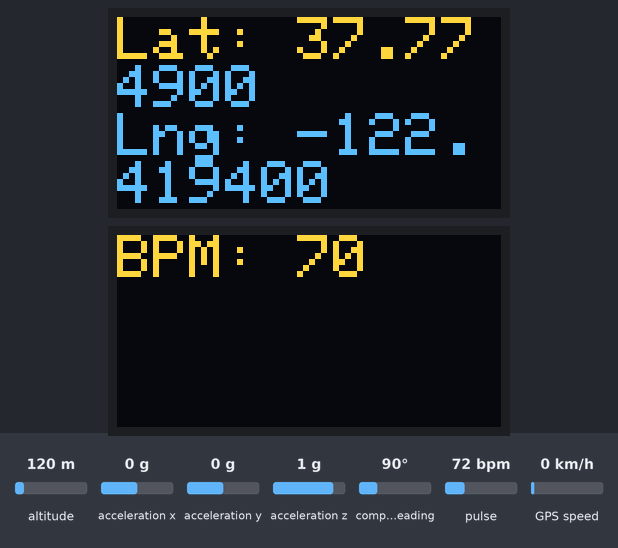
This sketch was run on a simulated Arduino Nano 33 BLE. Parts: 2 × 128×64 one-colour display. The inputs (shaded band) are chosen by the test bench; at power-on: acceleration x 0 g, pulse 72 bpm, acceleration y 0 g, altitude 120 m, acceleration z 1 g, compass heading 90°, GPS speed 0 km/h. The OLED is the two-colour kind (top 16 rows yellow); the display library's start-up logo is not drawn; the GPS gets a fix after 3 s at 37.7749, -122.4194 with 8 satellites; what the sketch prints to the serial monitor is not drawn.

Above: at 20.6 s.
20.7 s: acceleration x set to -1.4 g
At 23.5 s:
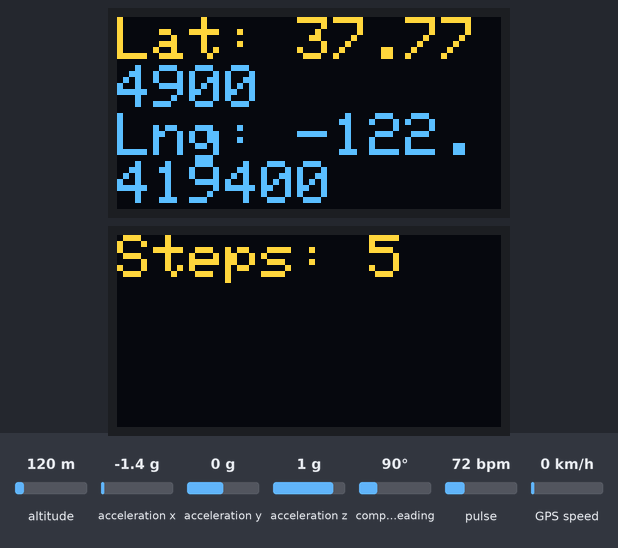
27.0 s: pulse set to 42 bpm
At 30.1 s:
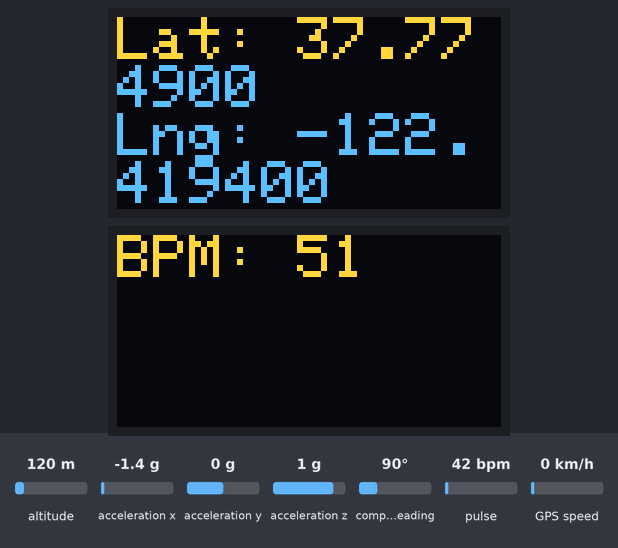
33.2 s: acceleration x set to 0 g
At 38.9 s:
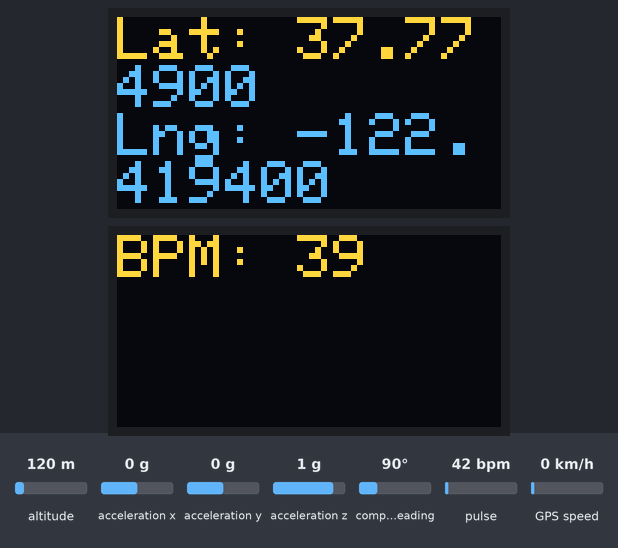
42.2 s: acceleration y set to -1.4 g
At 48.2 s:
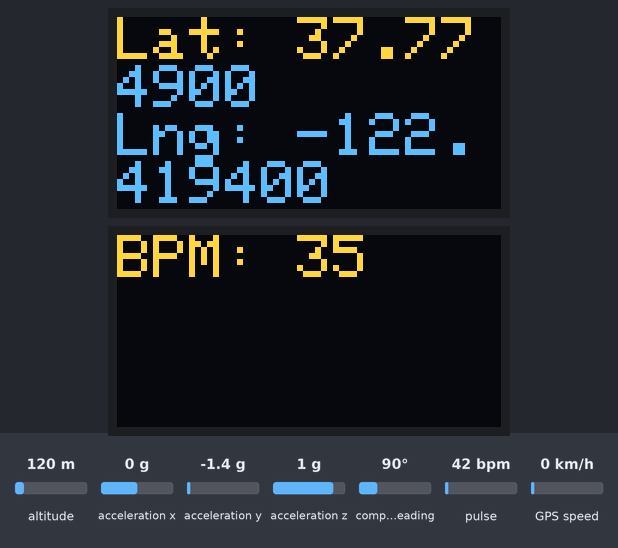
Timing chart, 0 to 49.7 s (numbered marks = the images above; inputs shaded):
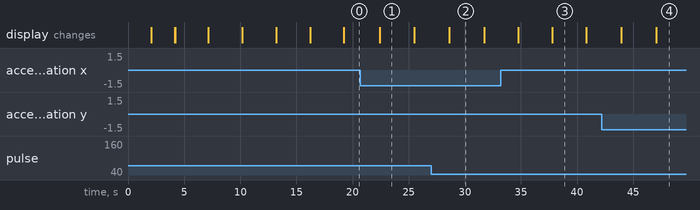

Measured:
- what the display in image 1 shows lasts 3.1 s, from 22.4 s to 25.5 s
- what the display in image 3 shows lasts 3.0 s, from 37.8 s to 40.8 s

The sketch:

combinationtwodisplay.ino
```cpp
#include <Wire.h>
#include <Adafruit_GFX.h>
#include <Adafruit_SSD1306.h>
#include "MAX30105.h" // MAX3010x library
#include "heartRate.h" // Heart rate calculating algorithm
#include "Arduino_BMI270_BMM150.h"
#include <TinyGPS++.h>

// MAX3010x and heart rate variables
MAX30105 particleSensor;
const byte RATE_SIZE = 4; // Increase this for more averaging. 4 is good.
byte rates[RATE_SIZE]; // Array of heart rates
byte rateSpot = 0;
long lastBeat = 0; // Time at which the last beat occurred
float beatsPerMinute;
int beatAvg;

// OLED display dimensions
#define SCREEN_WIDTH 128
#define SCREEN_HEIGHT 64
#define OLED_RESET -1
Adafruit_SSD1306 display1(SCREEN_WIDTH, SCREEN_HEIGHT, &Wire, OLED_RESET);
Adafruit_SSD1306 display2(SCREEN_WIDTH, SCREEN_HEIGHT, &Wire, OLED_RESET);
#define OLED1_ADDR 0x3C
#define OLED2_ADDR 0x3D

// Step counter parameters
#define STEP_THRESHOLD 1.2
int stepCount = 0;

// Create a TinyGPS++ object
TinyGPSPlus gps;

// Variables to store previous latitude and longitude
double previousLat = 0.0;
double previousLon = 0.0;
double totalDistance = 0.0;

// Timer variables
unsigned long previousMillis = 0;
const long interval = 3000; // 3 seconds
int displayMode = 0; // 0: Heart rate, 1: Step counter, 2: GPS data

void setup() {
  // Initialize Serial ports
  Serial.begin(9600);
  while (!Serial);

  // Initialize MAX3010x sensor
  particleSensor.begin(Wire, 0x3C); // Use default I2C port, 400kHz speed
  particleSensor.setup(); // Configure sensor with default settings
  particleSensor.setPulseAmplitudeRed(0x0A); // Turn Red LED to low to indicate sensor is running

  // Initialize IMU sensor
  if (!IMU.begin()) {
    Serial.println("Failed to initialize IMU!");
    while (1);
  }

  // Initialize OLED displays
  if (!display1.begin(SSD1306_SWITCHCAPVCC, OLED1_ADDR)) { // Address 0x3C for 128x64
    Serial.println(F("SSD1306 allocation failed"));
    for (;;);
  }
  display1.display();
  delay(2000); // Pause for 2 seconds
  display1.clearDisplay();

  if (!display2.begin(SSD1306_SWITCHCAPVCC, OLED2_ADDR)) { // Address 0x3D for 128x64
    Serial.println(F("SSD1306 allocation failed"));
    for (;;);
  }
  display2.display();
  delay(2000); // Pause for 2 seconds
  display2.clearDisplay();

  // Initialize GPS serial port
  Serial1.begin(9600); // Use Serial1 for GPS

  Serial.print("Accelerometer sample rate = ");
  Serial.print(IMU.accelerationSampleRate());
  Serial.println(" Hz");
  Serial.println("Acceleration in G's");
  Serial.println("X\tY\tZ");

  Serial.println("GPS Distance Calculation in Meters");
}

void loop() {
  // Update the heart rate, step count, and GPS data
  measureStepCount();
  calculateDistanceFromGPS();
  updateHeartRate();

  // Update the second display every 3 seconds
  unsigned long currentMillis = millis();
  if (currentMillis - previousMillis >= interval) {
    previousMillis = currentMillis;
    displayMode = (displayMode + 1) % 3; // Cycle through display modes on display2
    updateDisplay2();
  }

  // Update the first display continuously
  updateDisplay1();
}

void measureStepCount() {
  float x, y, z;
  if (IMU.accelerationAvailable()) {
    IMU.readAcceleration(x, y, z);
    if (sqrt(x * x + y * y + z * z) > STEP_THRESHOLD) {
      stepCount++;
      delay(300); // Simple debounce delay
    }
  }
}

void calculateDistanceFromGPS() {
  while (Serial1.available() > 0) {
    gps.encode(Serial1.read());
    if (gps.location.isUpdated()) {
      double currentLat = gps.location.lat();
      double currentLon = gps.location.lng();
      if (previousLat != 0.0 && previousLon != 0.0) {
        double distance = calculateDistance(previousLat, previousLon, currentLat, currentLon);
        totalDistance += distance;
        Serial.print("Distance: ");
        Serial.print(distance, 6);
        Serial.print(" m, Total Distance: ");
        Serial.print(totalDistance, 6);
        Serial.println(" m");
      }
      previousLat = currentLat;
      previousLon = currentLon;
    }
  }
}

double calculateDistance(double lat1, double lon1, double lat2, double lon2) {
  lat1 = radians(lat1);
  lon1 = radians(lon1);
  lat2 = radians(lat2);
  lon2 = radians(lon2);
  double dlat = lat2 - lat1;
  double dlon = lon2 - lon1;
  double a = sin(dlat / 2) * sin(dlat / 2) + cos(lat1) * cos(lat2) * sin(dlon / 2) * sin(dlon / 2);
  double c = 2 * atan2(sqrt(a), sqrt(1 - a));
  double radius = 6371000.0; // Earth's radius in meters
  double distance = radius * c;
  return distance;
}

void updateHeartRate() {
  long irValue = particleSensor.getIR(); // Reading the IR value to know if there's a finger on the sensor or not
  if (irValue > 7000) { // If a finger is detected
    if (checkForBeat(irValue) == true) { // If a heart beat is detected
      long delta = millis() - lastBeat; // Measure duration between two beats
      lastBeat = millis();
      beatsPerMinute = 60 / (delta / 1000.0); // Calculating the BPM
      if (beatsPerMinute < 255 && beatsPerMinute > 20) { // To calculate the average we store some values (4) then do some math to calculate the average
        rates[rateSpot++] = (byte)beatsPerMinute; // Store this reading in the array
        rateSpot %= RATE_SIZE; // Wrap variable
        // Take average of readings
        beatAvg = 0;
        for (byte x = 0; x < RATE_SIZE; x++) beatAvg += rates[x];
        beatAvg /= RATE_SIZE;
      }
    }
  } else { // If no finger is detected it informs the user and puts the average BPM to 0 or it will be stored for the next measure
    beatAvg = 0;
  }
}

void updateDisplay1() {
  display1.clearDisplay();
  display1.setTextSize(2);
  display1.setTextColor(SSD1306_WHITE);

  // Display GPS location data
  if (gps.location.isValid()) {
    display1.setCursor(0, 0);
    display1.print("Lat: ");
    display1.println(gps.location.lat(), 6);
    display1.print("Lng: ");
    display1.println(gps.location.lng(), 6);
    display1.print("Alt: ");
    display1.println(gps.altitude.meters());
  } else {
    display1.setCursor(0, 0);
    display1.println("Location: invalid");
  }

  display1.print("Date: ");
  if (gps.date.isValid()) {
    display1.print(gps.date.month());
    display1.print("/");
    display1.print(gps.date.day());
    display1.print("/");
    display1.println(gps.date.year());
  } else {
    display1.println("Not Available");
  }

  display1.print("Time: ");
  if (gps.time.isValid()) {
    int hour = gps.time.hour();
    int minute = gps.time.minute();
    hour += 5;
    minute += 30;
    if (minute >= 60) {
      minute -= 60;
      hour += 1;
    }
    if (hour >= 24) {
      hour -= 24;
    }
    if (hour < 10) display1.print("0");
    display1.print(hour);
    display1.print(":");
    if (minute < 10) display1.print("0");
    display1.print(minute);
    display1.print(":");
    if (gps.time.second() < 10) display1.print("0");
    display1.print(gps.time.second());
    display1.print(".");
    if (gps.time.centisecond() < 10) display1.print("0");
    display1.println(gps.time.centisecond());
  } else {
    display1.println("invalid");
  }
  display1.display();
}

void updateDisplay2() {
  display2.clearDisplay();
  display2.setTextSize(2);
  display2.setTextColor(SSD1306_WHITE);

  if (displayMode == 0) {
    // Display heart rate
    display2.setCursor(0, 0);
    display2.print("BPM: ");
    display2.println(beatAvg);
  } else if (displayMode == 1) {
    // Display step count
    display2.setCursor(0, 0);
    display2.print("Steps: ");
    display2.println(stepCount);
  } else if (displayMode == 2) {
    // Display total distance
    display2.setCursor(0, 0);
    display2.print("Distance: ");
    display2.print(totalDistance, 2);
    display2.println(" m");
  }
  display2.display();
}
```
